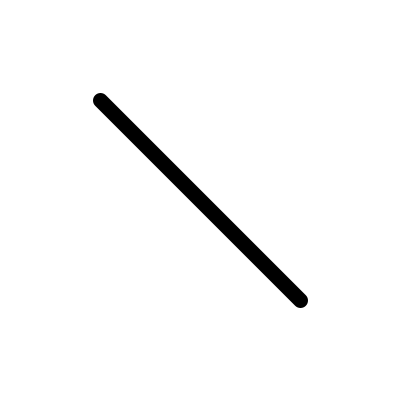
Frame 1 (no input)
Frame 60 (the mouse pressed at the canvas centre just before this capture): identical to frame 1, image omitted
Frame 120 (the mouse held since frame 60 and released just before this capture): identical to frame 1, image omitted

The Processing sketch that drew this single still picture (run headless with seeded random() and noise(); from frame 60 on, the mouse is pressed at the canvas centre):

// Processing sketch: code_04_31
// ── code_04_31.pde
void setup() {
  size(400, 400);
  surface.setResizable(true);
}

void draw() {
  background(255);
  strokeWeight(15);
  line(100, 100, width-100, height-100);
}
